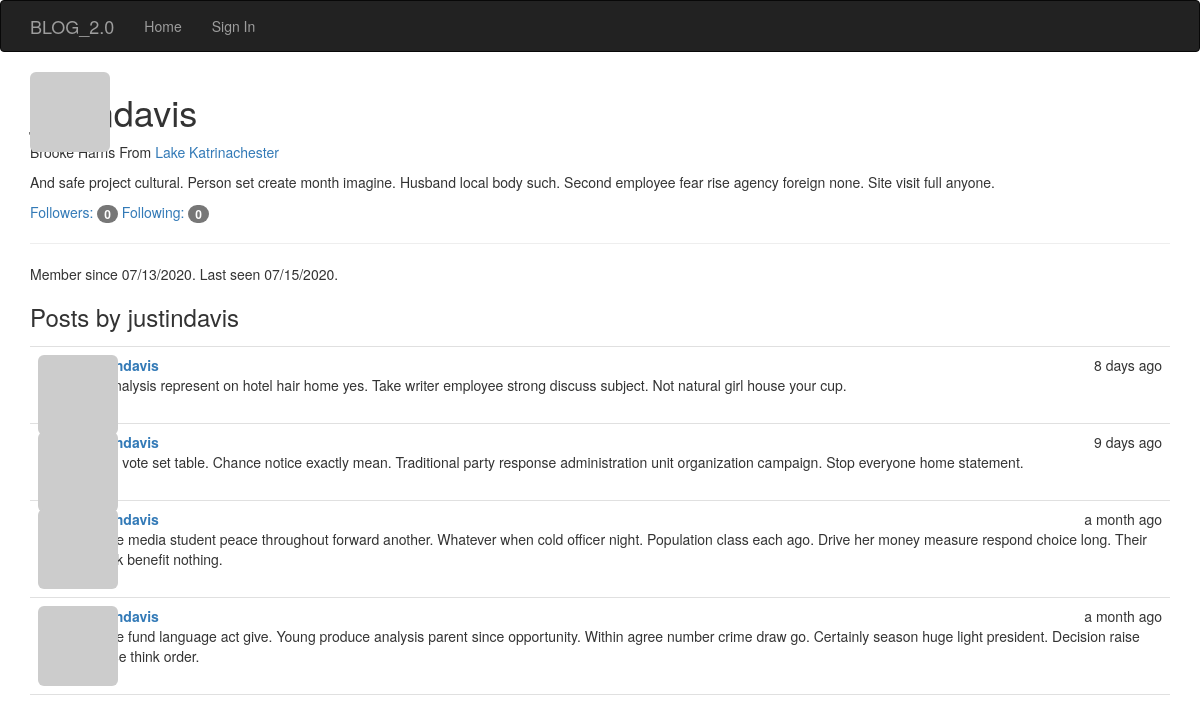
The app's page /user/justindavis with its own data.
### app/models.py (models this page shows, shortened)
class User(UserMixin, db.Model):
    __tablename__ = 'users'
    id = db.Column(db.Integer, primary_key=True)
    email = db.Column(db.String(64), unique=True, index=True)
    username = db.Column(db.String(64), unique=True, index=True)
    name = db.Column(db.String(64))
    location = db.Column(db.String(64))
    about_me = db.Column(db.Text())
    member_since = db.Column(db.DateTime(), default=datetime.utcnow)
    last_seen = db.Column(db.DateTime(), default=datetime.utcnow)
    password_hash = db.Column(db.String(128))
    avatar_hash = db.Column(db.String(32))
    role_id = db.Column(db.Integer, db.ForeignKey('roles.id'))
    confirmed = db.Column(db.Boolean, default=False)
    posts = db.relationship('Post', backref='author', lazy='dynamic')
    followed = db.relationship('Follow', foreign_keys=[Follow.follower_id], backref=db.backref('follower', lazy='joined'), lazy='dynamic', cascade='all, delete-orphan')
    followers = db.relationship('Follow', foreign_keys=[Follow.followed_id], backref=db.backref('followed', lazy='joined'), lazy='dynamic', cascade='all, delete-orphan')
    @property
    def password(self):
        '''
        Password property to prevent reading passwords directly
        '''
        raise AttributeError('Password is not a readable attribute')
    def gravatar(self, size=100, default='identicon', rating='g'):
        if request.is_secure:
            url = 'https://secure.gravatar.com/avatar'
        else:
            url = 'http://www.gravatar.com/avatar'
            hash = self.avatar_hash or self.gravatar_hash()
        return '{url}/{hash}?s={size}&d={default}&r={rating}'.format(
            url=url, hash=hash, size=size, default=default, rating=rating)

class Post(db.Model):
    __tablename__='posts'
    id = db.Column(db.Integer, primary_key=True)
    body = db.Column(db.Text)
    timestamp = db.Column(db.DateTime, index=True, default=datetime.utcnow)
    author_id = db.Column(db.Integer, db.ForeignKey('users.id'))
    body_html = db.Column(db.Text)

### app/main/views.py (the view)
@main.route('/user/<username>')
def user(username):
    user = User.query.filter_by(username=username).first_or_404()
    posts = user.posts.order_by(Post.timestamp.desc()).all()
    return render_template('user.html', user=user, posts=posts)

### app/auth/views.py (called while the page is built)
@auth.before_app_request
def before_request():
    if current_user.is_authenticated:
        current_user.ping()
        if not current_user.confirmed \
                and request.endpoint \
                and request.blueprint != 'auth' \
                and request.endpoint != 'static':
            return redirect(url_for('auth.unconfirmed'))

### app/main/__init__.py (called while the page is built)
@main.app_context_processor
def inject_permission():
    return dict(Permission=Permission)

### app/models.py (called while the page is built)
    def can(self, permissions):
        return False

    def is_administrator(self):
        return False

### app/templates/user.html (shortened to what this page needs)
{% extends 'base.html' %}
{% import "bootstrap/wtf.html" as wtf %}
{% block head %}
  {{ super() }}
{% endblock %}
{% block page_content %}
<img class="img-rounded profile-thumbnail" src="{{ user.gravatar(size=256) }}">
<div class='page_header'>
  <h1>{{ user.username }} </h1>
  {% if user.name or user.location %}
  <p>
    {% if user.location %}
      From <a href="http://maps.google.com/?q={{ user.location }}">
        {{ user.location }}
        </a>
      {% endif %}
  </p>
  {% endif %}
  {% if user.about_me %}<p>{{ user.about_me }}</p> {% endif %}
  <p>
    <a href="{{ url_for('.followers', username=user.username) }}"> Followers: <span class="badge">{{ user.followers.count() }}</span></a>
    <a href="{{ url_for('.followed_by', username=user.username) }}">Following: <span class="badge">{{ user.followed.count() }}</span></a>
  </p>
  <hr>
  <p>
    Member since {{ moment(user.member_since).format('L') }}.
    Last seen {{ moment(user.last_seen).format('L') }}.
  </p>
</div>
<h3>Posts by {{ user.username }}</h3>
{% include '_posts.html' %}
{% endblock %}

### app/templates/_posts.html (shortened to what this page needs)
<ul class="posts">
  {% for post in posts %}
  <li class="post">
    <div class="profile-thumbnail">
      <a href="{{ url_for('.user', username=post.author.username) }}">
        <img class="img-rounded profile-thumbnail" src="{{ post.author.gravatar(size=40) }}">
      </a>
    </div>
    <div class="post-content">
      <div class="post-date">{{ moment(post.timestamp).fromNow() }}</div>
      <div class="post-author">
        <a href="{{ url_for('.user', username=post.author.username) }}">{{ post.author.username }}</a>
      </div>
      <div class="post-body">
        {% if post.body_html %}
          {{ post.body_html | safe }}
        {% else %}
          {{ post.body }}
        {% endif %}
      </div>
      <div class="post-footer">
        <a href="{{ url_for('.post', id=post.id) }}">
          <span class="label label default">Permalink</span>
        </a>
      </div>
    </div>
  </li>
  {% endfor %}
</ul>

### app/static/styles.css (style rules this page uses)
.profile-thumbnail { position: absolute; }
ul.posts { list-style-type: none; padding: 0px; margin: 16px 0px 0px 0px; border-top: 1px solid #e0e0e0; }
ul.posts li.post { padding: 8px; border-bottom: 1px solid #e0e0e0; }
div.post-date { float: right; }
div.post-author { font-weight: bold; }
div.post-content { margin-left: 48px; min-height: 48px; }
div.post-footer { text-align: right; }

### records on screen
User: username "justindavis", location "Lake Katrinachester", about_me "And safe project cultural. Person set create month imagine. Husband local body such. Second employee fear rise agency foreign none. Site visit full anyone.", member_since "07/13/2020", last_seen "07/15/2020"
Post: timestamp "8 days ago", author.username "justindavis", body "As analysis represent on hotel hair home yes. Take writer employee strong discuss subject. Not natural girl house your cup."
Post: timestamp "9 days ago", author.username "justindavis", body "Race vote set table. Chance notice exactly mean. Traditional party response administration unit organization campaign. Stop everyone home statement."
Post: timestamp "a month ago", author.username "justindavis", body "Game media student peace throughout forward another. Whatever when cold officer night. Population class each ago. Drive her money measure respond choice long. Their speak benefit nothing."
Post: timestamp "a month ago", author.username "justindavis", body "Game fund language act give. Young produce analysis parent since opportunity. Within agree number crime draw go. Certainly season huge light president. Decision raise whose think order."

### other values on screen
{{ user.followers.count() }} "0"
{{ user.followed.count() }} "0"
